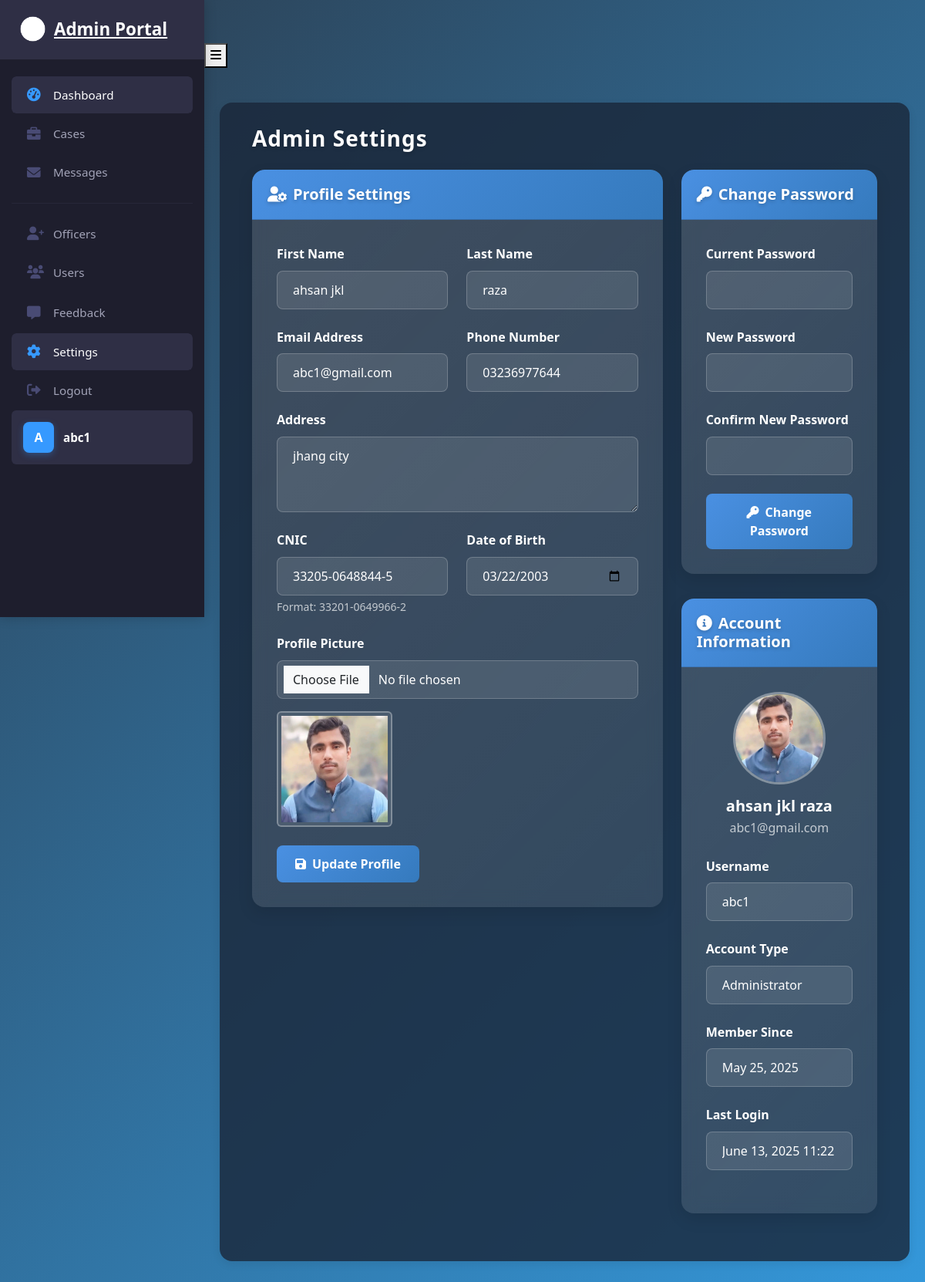
/cadmin/settings/ (signed in), run on an earlier commit of the app's database.
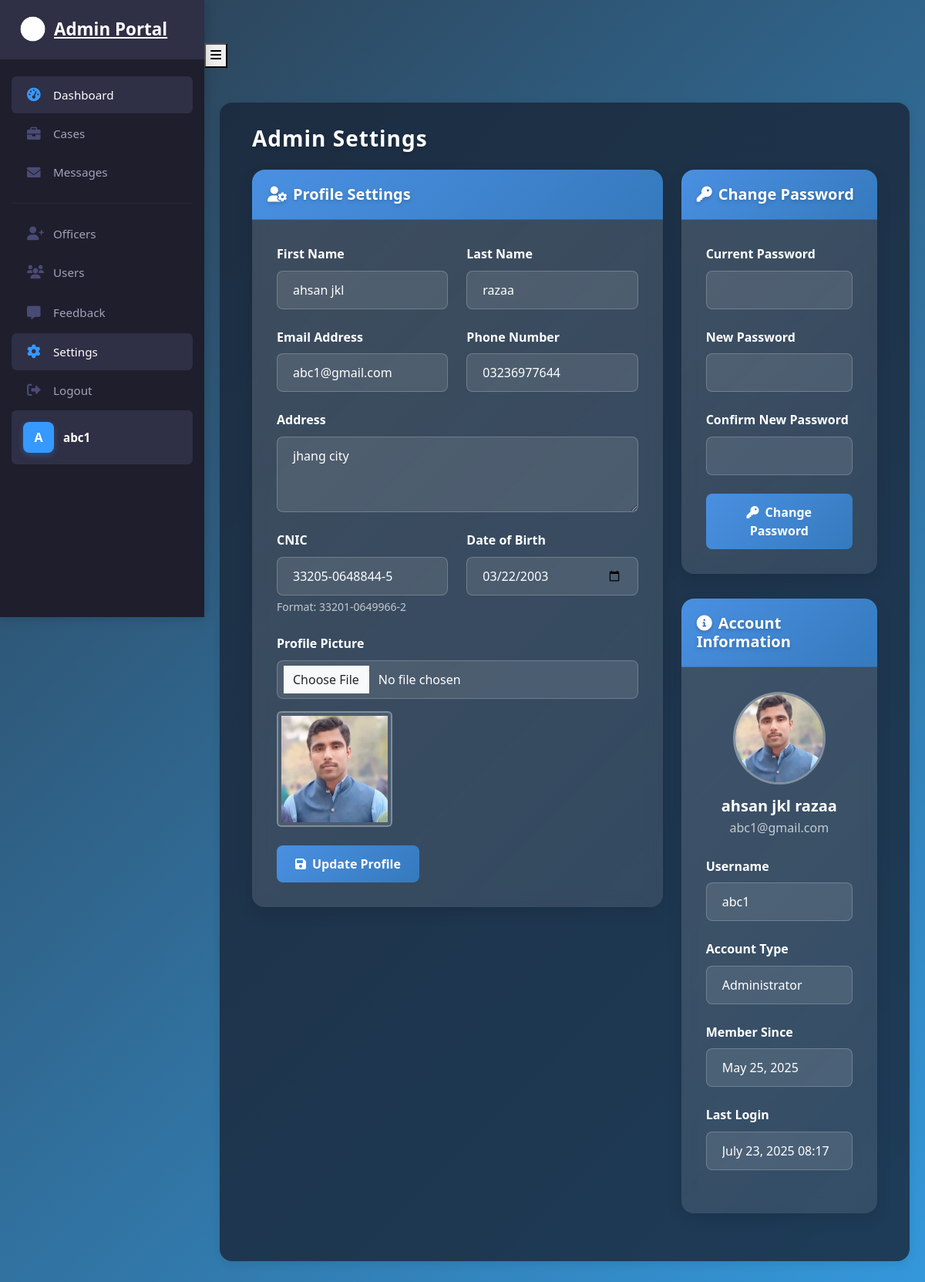
And on a later commit of the database.
### frontend/models.py (models this page shows, shortened)
class User(AbstractUser):
    USER_TYPE_CHOICES = (
        ('user', 'Regular User'),
        ('officer', 'Police Officer'),
        ('admin', 'Admin'),
    )
    RANK_CHOICES = (
        ('IGP', 'Inspector General of Police (IGP)'),
        ('DIG', 'Deputy Inspector General (DIG)'),
        ('SSP', 'Senior Superintendent of Police (SSP)'),
        ('SP', 'Superintendent of Police (SP)'),
        ('DSP', 'Deputy Superintendent of Police (DSP)'),
        ('ASP', 'Assistant Superintendent of Police (ASP)'),
        ('Inspector', 'Inspector'),
        ('SI', 'Sub-Inspector (SI)'),
        ('ASI', 'Assistant Sub-Inspector (ASI)'),
        ('HC', 'Head Constable (HC)'),
        ('Constable', 'Constable'),
    )
    user_type = models.CharField(max_length=10, choices=USER_TYPE_CHOICES, default='user')
    phone_number = models.CharField(max_length=15, blank=True)
    address = models.TextField(blank=True)
    profile_picture = models.ImageField(upload_to='profile_pictures/', blank=True, null=True)
    date_of_birth = models.DateField(null=True, blank=True)
    is_verified = models.BooleanField(default=False)
    created_at = models.DateTimeField(auto_now_add=True)
    updated_at = models.DateTimeField(auto_now=True)
    cnic = models.CharField(max_length=15, unique=True, blank=True, null=True, help_text="Format: 12345-1234567-1")
    rank = models.CharField(max_length=20, choices=RANK_CHOICES, blank=True, null=True)
    cases_closed = models.PositiveIntegerField(default=0, help_text="Number of cases closed by this officer")
    groups = models.ManyToManyField(
        'auth.Group',
        verbose_name=_('groups'),
        blank=True,
        help_text=_(
            'The groups this user belongs to. A user will get all permissions '
            'granted to each of their groups.'
        ),
        related_name='frontend_user_set',
        related_query_name='frontend_user'
    )
    user_permissions = models.ManyToManyField(
        'auth.Permission',
        verbose_name=_('user permissions'),
        blank=True,
        help_text=_('Specific permissions for this user.'),
        related_name='frontend_user_set',
        related_query_name='frontend_user'
    )
    class Meta:
        verbose_name = _('user')
        verbose_name_plural = _('users')
        db_table = 'frontend_user'

### cadmin/views.py (the view)
# urls.py: path('settings/', views.admin_settings, name='admin_settings'),
@login_required
def admin_settings(request):
    return render(request, 'admin_settings.html')

### cadmin/templates/admin_settings.html (shortened to what the changed rows need)
{% extends 'base_admin.html' %}
{% load static %}
{% block content %}
<div class="container-fluid">
    <div class="d-flex justify-content-between align-items-center mb-4">
        <h1 class="h3 mb-0" style="color: white; font-weight: 600; letter-spacing: 1px; text-shadow: 0 2px 5px rgba(0, 0, 0, 0.2);">Admin Settings</h1>
    </div>
    <div class="row">
        <div class="col-md-8">
            <div class="card" style="background: linear-gradient(135deg, rgba(255, 255, 255, 0.1), rgba(255, 255, 255, 0.05)); border: none; border-radius: 16px; box-shadow: 0 8px 20px rgba(0, 0, 0, 0.1); overflow: hidden; backdrop-filter: blur(10px); margin-bottom: 2rem;">
                <div class="card-body" style="background: rgba(255, 255, 255, 0.05); color: white; padding: 2rem;">
                    <form method="POST" action="{% url 'cadmin:update_admin_profile' %}" class="needs-validation" novalidate enctype="multipart/form-data">
                        <div class="row">
                            <div class="col-md-6 mb-4">
                                <label for="first_name" class="form-label fw-bold" style="color: white;">First Name</label>
                                <input type="text" class="form-control" id="first_name" name="first_name"
                                    value="{{ user.first_name }}" required style="background: rgba(255, 255, 255, 0.1); border: 1px solid rgba(255, 255, 255, 0.2); color: white; padding: 12px 20px; border-radius: 8px;">
                            </div>
                            <div class="col-md-6 mb-4">
                                <label for="last_name" class="form-label fw-bold" style="color: white;">Last Name</label>
                                <input type="text" class="form-control" id="last_name" name="last_name"
                                    value="{{ user.last_name }}" required style="background: rgba(255, 255, 255, 0.1); border: 1px solid rgba(255, 255, 255, 0.2); color: white; padding: 12px 20px; border-radius: 8px;">
                            </div>
                        </div>
                        <div class="row">
                            <div class="col-md-6 mb-4">
                                <label for="email" class="form-label fw-bold" style="color: white;">Email Address</label>
                                <input type="email" class="form-control" id="email" name="email"
                                    value="{{ user.email }}" required style="background: rgba(255, 255, 255, 0.1); border: 1px solid rgba(255, 255, 255, 0.2); color: white; padding: 12px 20px; border-radius: 8px;">
                            </div>
                            <div class="col-md-6 mb-4">
                                <label for="phone_number" class="form-label fw-bold" style="color: white;">Phone Number</label>
                                <input type="tel" class="form-control" id="phone_number" name="phone_number"
                                    value="{{ user.phone_number }}" required style="background: rgba(255, 255, 255, 0.1); border: 1px solid rgba(255, 255, 255, 0.2); color: white; padding: 12px 20px; border-radius: 8px;">
                            </div>
                        </div>
                        <div class="mb-4">
                            <label for="address" class="form-label fw-bold" style="color: white;">Address</label>
                            <textarea class="form-control" id="address" name="address" rows="3" required style="background: rgba(255, 255, 255, 0.1); border: 1px solid rgba(255, 255, 255, 0.2); color: white; padding: 12px 20px; border-radius: 8px;">{{ user.address }}</textarea>
                        </div>
                        <div class="row">
                            <div class="col-md-6 mb-4">
                                <label for="cnic" class="form-label fw-bold" style="color: white;">CNIC</label>
                                <input type="text" class="form-control" id="cnic" name="cnic"
                                    value="{{ user.cnic }}" pattern="\d{5}-\d{7}-\d{1}"
                                    placeholder="33201-0649966-2" required style="background: rgba(255, 255, 255, 0.1); border: 1px solid rgba(255, 255, 255, 0.2); color: white; padding: 12px 20px; border-radius: 8px;">
                                <div class="form-text" style="color: rgba(255, 255, 255, 0.7);">Format: 33201-0649966-2</div>
                            </div>
                            <div class="col-md-6 mb-4">
                                <label for="date_of_birth" class="form-label fw-bold" style="color: white;">Date of Birth</label>
                                <input type="date" class="form-control" id="date_of_birth" name="date_of_birth"
                                    value="{{ user.date_of_birth|date:'Y-m-d' }}" required style="background: rgba(255, 255, 255, 0.1); border: 1px solid rgba(255, 255, 255, 0.2); color: white; padding: 12px 20px; border-radius: 8px;">
                            </div>
                        </div>
                        <div class="mb-4">
                            {% if user.profile_picture %}
                            <div class="mt-3">
                                <img src="{{ user.profile_picture.url }}" alt="Current Profile Picture"
                                    class="img-thumbnail" style="max-width: 150px; border: 2px solid rgba(255, 255, 255, 0.3); background: rgba(255, 255, 255, 0.1);">
                            </div>
                            {% endif %}
                        </div>
                    </form>
                </div>
            </div>
        </div>
        <div class="col-md-4">
            <div class="card" style="background: linear-gradient(135deg, rgba(255, 255, 255, 0.1), rgba(255, 255, 255, 0.05)); border: none; border-radius: 16px; box-shadow: 0 8px 20px rgba(0, 0, 0, 0.1); overflow: hidden; backdrop-filter: blur(10px); margin-bottom: 2rem;">
                <div class="card-body" style="background: rgba(255, 255, 255, 0.05); color: white; padding: 2rem;">
                    <div class="text-center mb-4">
                        {% if user.profile_picture %}
                            <img src="{{ user.profile_picture.url }}" alt="Profile Picture" class="profile-picture mb-3" style="width: 120px; height: 120px; border-radius: 50%; object-fit: cover; border: 3px solid rgba(255, 255, 255, 0.3); background: rgba(255, 255, 255, 0.1);">
                        {% endif %}
                        <h5 class="mb-1" style="font-weight: 600; color: white;">{{ user.get_full_name }}</h5>
                        <p class="text-muted mb-0" style="color: rgba(255, 255, 255, 0.7) !important;">{{ user.email }}</p>
                    </div>
                    <div class="mb-4">
                        <label class="form-label fw-bold" style="color: white;">Username</label>
                        <input type="text" class="form-control" value="{{ user.username }}" readonly style="background: rgba(255, 255, 255, 0.1); border: 1px solid rgba(255, 255, 255, 0.2); color: white; padding: 12px 20px; border-radius: 8px; cursor: not-allowed;">
                    </div>
                    <div class="mb-4">
                        <label class="form-label fw-bold" style="color: white;">Member Since</label>
                        <input type="text" class="form-control"
                            value="{{ user.date_joined|date:'F d, Y' }}" readonly style="background: rgba(255, 255, 255, 0.1); border: 1px solid rgba(255, 255, 255, 0.2); color: white; padding: 12px 20px; border-radius: 8px; cursor: not-allowed;">
                    </div>
                    <div class="mb-4">
                        <label class="form-label fw-bold" style="color: white;">Last Login</label>
                        <input type="text" class="form-control"
                            value="{{ user.last_login|date:'F d, Y H:i' }}" readonly style="background: rgba(255, 255, 255, 0.1); border: 1px solid rgba(255, 255, 255, 0.2); color: white; padding: 12px 20px; border-radius: 8px; cursor: not-allowed;">
                    </div>
                </div>
            </div>
        </div>
    </div>
</div>
{% endblock %}

### cadmin/templates/base_admin.html (shortened to what the changed rows need)
{% load static %}
<!DOCTYPE html>
<html lang="en">
<head>
    <link rel="stylesheet" href="{% static 'css/bootstrap.min.css' %}">
    <link rel="stylesheet" href="https://cdnjs.cloudflare.com/ajax/libs/font-awesome/6.0.0-beta3/css/all.min.css">
    <link rel="stylesheet" href="{% static 'css/style.css' %}">
</head>
<body>
    <nav class="admin-sidebar" id="adminSidebar">
        <div class="sidebar-container">
            <div class="sidebar-menu">
                <ul class="sidebar-nav sidebar-nav-secondary">
                    <li class="sidebar-profile">
                        <div class="admin-profile">
                            <div class="admin-avatar">
                                {{ request.user.username|first|upper }}
                            </div>
                            <span class="profile-name">{{ request.user.username }}</span>
                        </div>
                    </li>
                </ul>
            </div>
        </div>
    </nav>
    <div class="main-content">
        <div class="content-wrapper">
            {% block content %}{% endblock %}
        </div>
    </div>
</body>
</html>

What changed in the data, as far as the page shows it:
changed User "abc1@gmail.com": last_name "raza" → "razaa"; get_full_name "ahsan jkl raza" → "ahsan jkl razaa"; last_login "June 13, 2025 11:22" → "July 23, 2025 08:17"
